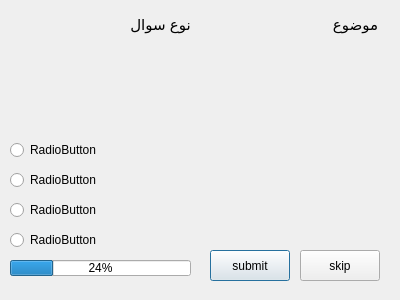
<?xml version="1.0" encoding="UTF-8"?>
<ui version="4.0">
 <class>MultiQuestionPage</class>
 <widget class="QDialog" name="MultiQuestionPage">
  <property name="geometry">
   <rect>
    <x>0</x>
    <y>0</y>
    <width>400</width>
    <height>300</height>
   </rect>
  </property>
  <property name="windowTitle">
   <string>Dialog</string>
  </property>
  <widget class="QWidget" name="widget" native="true">
   <property name="geometry">
    <rect>
     <x>0</x>
     <y>0</y>
     <width>401</width>
     <height>301</height>
    </rect>
   </property>
   <widget class="QRadioButton" name="option_2">
    <property name="geometry">
     <rect>
      <x>10</x>
      <y>170</y>
      <width>181</width>
      <height>20</height>
     </rect>
    </property>
    <property name="text">
     <string>RadioButton</string>
    </property>
   </widget>
   <widget class="QRadioButton" name="option_3">
    <property name="geometry">
     <rect>
      <x>10</x>
      <y>200</y>
      <width>181</width>
      <height>20</height>
     </rect>
    </property>
    <property name="text">
     <string>RadioButton</string>
    </property>
   </widget>
   <widget class="QPushButton" name="submitButton">
    <property name="geometry">
     <rect>
      <x>210</x>
      <y>250</y>
      <width>80</width>
      <height>31</height>
     </rect>
    </property>
    <property name="text">
     <string>submit</string>
    </property>
   </widget>
   <widget class="QRadioButton" name="option_1">
    <property name="geometry">
     <rect>
      <x>10</x>
      <y>140</y>
      <width>181</width>
      <height>20</height>
     </rect>
    </property>
    <property name="text">
     <string>RadioButton</string>
    </property>
   </widget>
   <widget class="QRadioButton" name="option_4">
    <property name="geometry">
     <rect>
      <x>10</x>
      <y>230</y>
      <width>181</width>
      <height>20</height>
     </rect>
    </property>
    <property name="text">
     <string>RadioButton</string>
    </property>
   </widget>
   <widget class="QPushButton" name="skipButton">
    <property name="geometry">
     <rect>
      <x>300</x>
      <y>250</y>
      <width>80</width>
      <height>31</height>
     </rect>
    </property>
    <property name="text">
     <string>skip</string>
    </property>
   </widget>
   <widget class="QWidget" name="widget_2" native="true">
    <property name="geometry">
     <rect>
      <x>0</x>
      <y>0</y>
      <width>401</width>
      <height>121</height>
     </rect>
    </property>
    <widget class="QLabel" name="typeLabel">
     <property name="geometry">
      <rect>
       <x>120</x>
       <y>10</y>
       <width>81</width>
       <height>31</height>
      </rect>
     </property>
     <property name="text">
      <string>&lt;html&gt;&lt;head/&gt;&lt;body&gt;&lt;p align=&quot;center&quot;&gt;&lt;span style=&quot; font-size:11pt;&quot;&gt;نوع سوال&lt;/span&gt;&lt;/p&gt;&lt;/body&gt;&lt;/html&gt;</string>
     </property>
    </widget>
    <widget class="QLabel" name="titleLabel">
     <property name="geometry">
      <rect>
       <x>320</x>
       <y>10</y>
       <width>71</width>
       <height>31</height>
      </rect>
     </property>
     <property name="text">
      <string>&lt;html&gt;&lt;head/&gt;&lt;body&gt;&lt;p align=&quot;center&quot;&gt;&lt;span style=&quot; font-size:11pt;&quot;&gt;موضوع&lt;/span&gt;&lt;/p&gt;&lt;/body&gt;&lt;/html&gt;</string>
     </property>
    </widget>
    <widget class="QLabel" name="question">
     <property name="geometry">
      <rect>
       <x>20</x>
       <y>50</y>
       <width>361</width>
       <height>51</height>
      </rect>
     </property>
     <property name="text">
      <string/>
     </property>
    </widget>
   </widget>
   <widget class="QProgressBar" name="progressBar">
    <property name="geometry">
     <rect>
      <x>10</x>
      <y>260</y>
      <width>181</width>
      <height>16</height>
     </rect>
    </property>
    <property name="value">
     <number>24</number>
    </property>
   </widget>
  </widget>
 </widget>
 <resources/>
 <connections/>
</ui>
